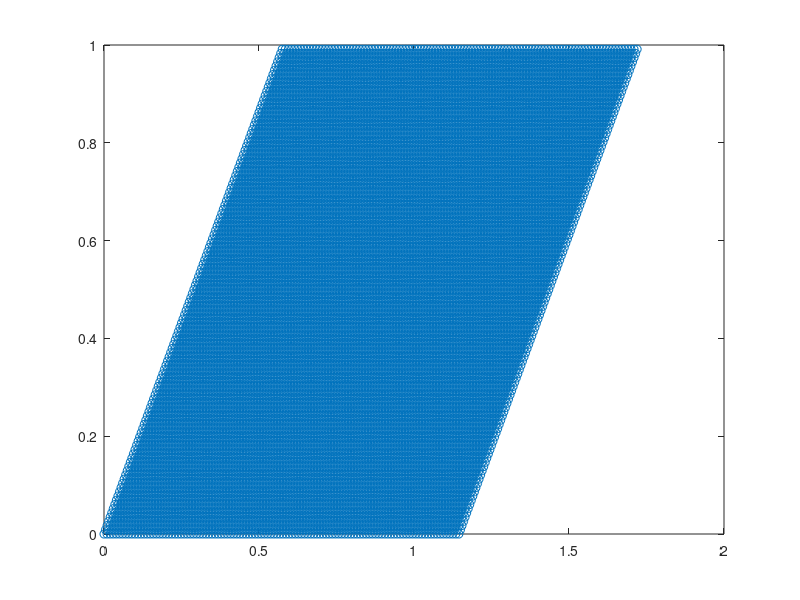
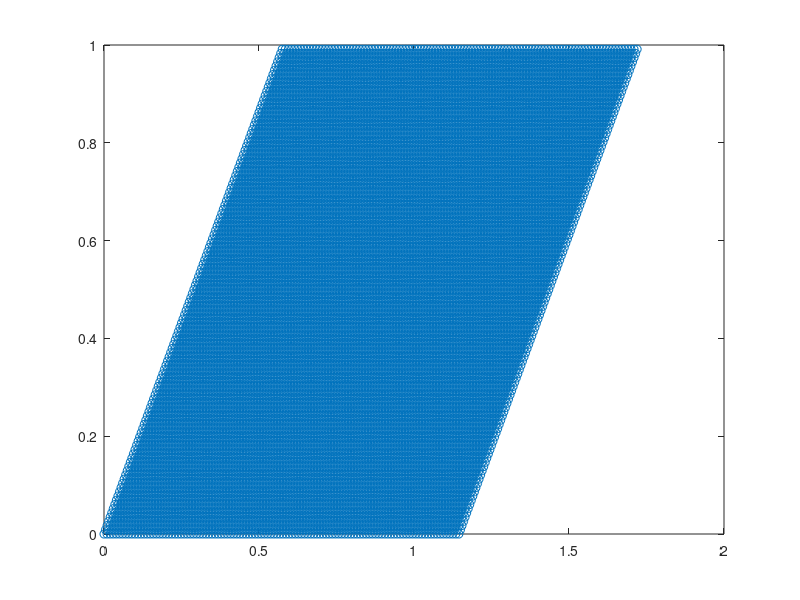

MATLAB code to generate these figures, in order: (Note: this script raises an error after producing the figures.)
close all
clear all
clc
% simulate 10 x 10 box
global gridscale thresh  

thresh = 0.25;
gridscale = 2;
% the actual grid scale is: gridscale*2/sqrt(3) - this is the reciprocal
% lattice

x = linspace(0, 9.9, 100) ;
y = x ; 
[X,Y] = meshgrid(x,y) ; 

r0 = -1*pi/4;
shiftx_0_1 = 0;
shifty_0_1 = 0;

shift_xy = zeros(2, 1);

r_xy = r0 + 1*pi/4;%
dx = 0.01;
max_x = 2/sqrt(3);%because of the gridscale/ actual grid scale ratio (reciprocal lattice)
max_y = max_x*sqrt(3) / 2;
dy = dx* sqrt(3) / 2;
shift_vec_x1 = linspace(0, max_x -dx , ceil(max_x/dx)) ;
shift_vec_y1 = linspace(0, max_y -dy, ceil(max_y/dy)) ;
[shift_vecX,shift_vecY] = meshgrid(shift_vec_x1,shift_vec_y1); 

cellx = length(shift_vec_x1);
celly = length(shift_vec_y1);

for y = 2:celly
    shift_vecX(y,:) = shift_vecX(y,:) + dx*(y-1)/2;
end

figure(1000)
plot(shift_vecX(:),shift_vecY(:), 'o')

R = [cos(r_xy) -sin(r_xy); sin(r_xy) cos(r_xy)];
XYshift = [shift_vecX(:) shift_vecY(:)];     
rotXYshift = XYshift*R'; 

figure(1001)
plot(rotXYshift(:, 1), rotXYshift(:, 2), 'o')

n_cells = cellx * celly;

grid_cells_env1 = zeros(n_cells, 100, 100);

n = 1;
for s1 = 1:n_cells
        shift_xy(1) = rotXYshift(s1, 1);
        shift_xy(2) = rotXYshift(s1, 2);
        grid_cell = grid_firing_rate_map(X, Y, shift_xy, r0, shiftx_0_1, shifty_0_1);
        grid_cells_env1(n, :, :) = grid_cell;

        if n<=25
            figure(1)
            subplot(5, 5, n)
            imagesc(grid_cell)
           % colorbar
            title(n)
        end

        n = n + 1;

end

mean_all1 = squeeze(mean(grid_cells_env1));

figure(100)
subplot(2,1,1)
imagesc(squeeze(grid_cells_env1(1,:,:)))
title('cell env 1')
colorbar
subplot(2,1,2)
imagesc(mean_all1)
title('mean env 1')
colorbar

c11 = corrcoef(reshape(grid_cells_env1, n_cells, 10000)');
figure(10)
imagesc(c11)
colorbar

figure(10000)
subplot(2,2,1)
imagesc(X(:), Y(:), squeeze(grid_cells_env1(1,:,:)))
colorbar
title('1')
subplot(2,2,3)
imagesc(X(:), Y(:), squeeze(grid_cells_env1(5,:,:)))
colorbar
title('5')
subplot(2,2,2)
imagesc(X(:), Y(:), squeeze(grid_cells_env1(120,:,:)))
colorbar
title('120')
subplot(2,2,4)
imagesc(X(:), Y(:), squeeze(grid_cells_env1(1,:,:)) + squeeze(grid_cells_env1(120,:,:)))
colorbar
title('1 + 120')


function Zr = rotate(theta, X, Y)
global gridscale 
    R = [cos(theta) -sin(theta); sin(theta) cos(theta)];
    XY = [X(:) Y(:)];     
    rotXY = XY*R';
    Xr = reshape(rotXY(:,1), size(X,1), []);
    Yr = reshape(rotXY(:,2), size(Y,1), []);
    Zr = cos((2*pi/gridscale) * ((Xr + Yr)/sqrt(2))) ;    
end

function grid_cell = grid_firing_rate_map(X, Y, shift_xy, r0, shiftx_0, shifty_0)
global gridscale thresh
    X = X + (shift_xy(1) + shiftx_0)*(gridscale);
    Y = Y + (shift_xy(2) + shifty_0)*(gridscale);

    Z = rotate(r0, X, Y);

    theta = pi/3 + r0;
    Zr1 = rotate(theta, X, Y);

    theta = 2*pi/3 + r0;
    Zr2 = rotate(theta, X, Y);

    grid_cell = (1/3)*(Z + Zr1 + Zr2);% + 0.5;%0.5*( Z + Zr1); %
    grid_cell(grid_cell<thresh) = 0;
end
